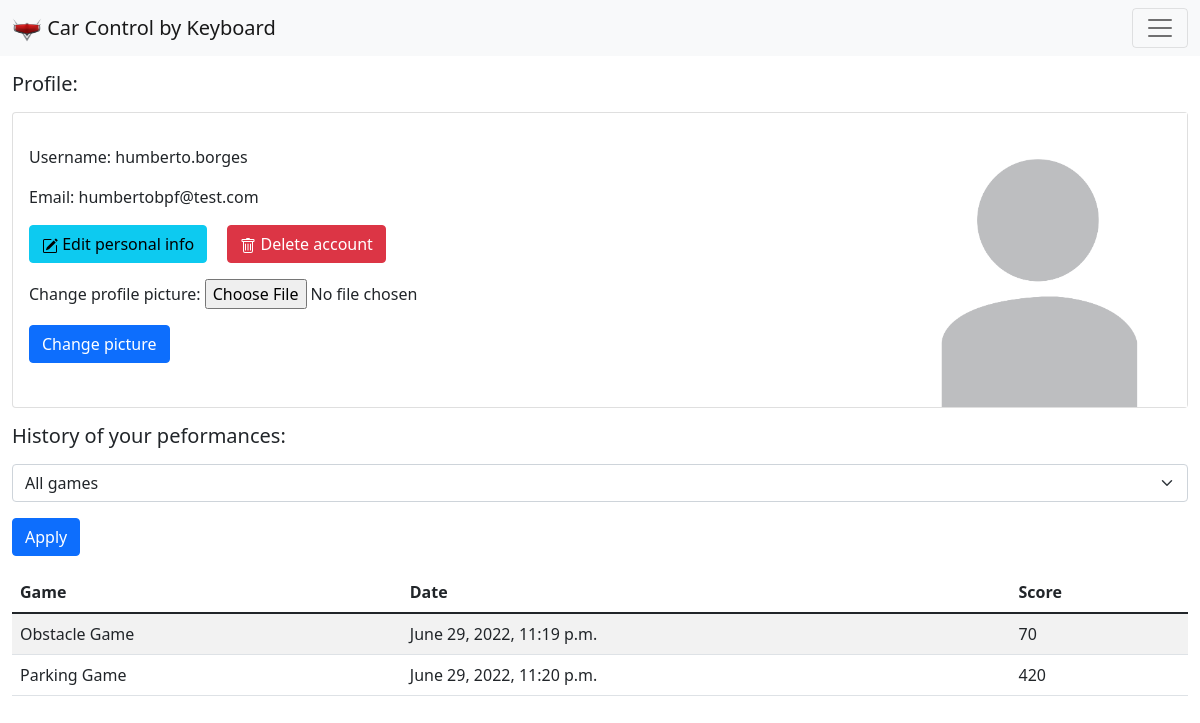
The page /account/profile (signed in) on the database as committed earlier.
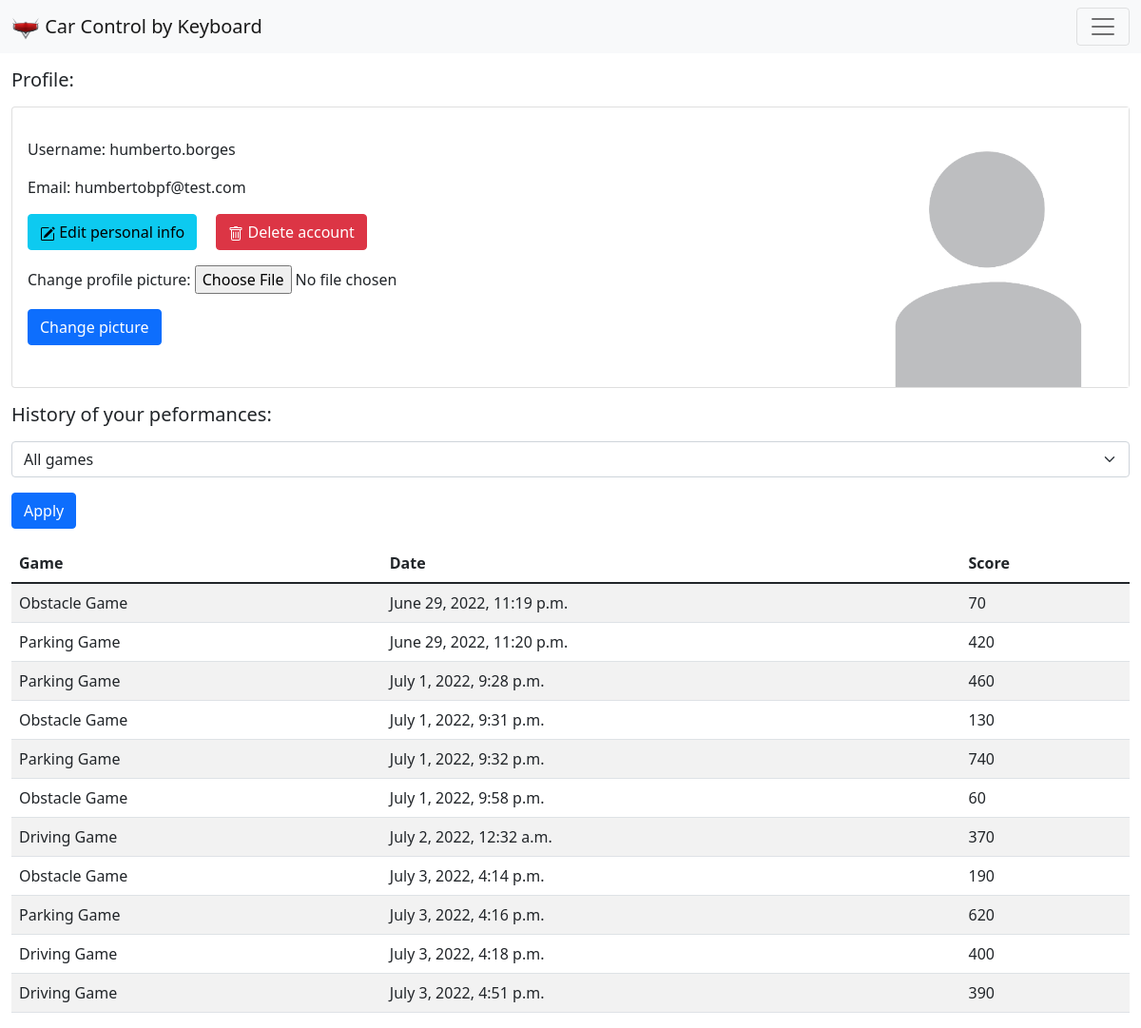
The same page on the database as committed later.
### carcontrollerserver/models.py (models this page shows)
class Score(models.Model):
    user = models.ForeignKey(User, on_delete=models.CASCADE)
    game = models.ForeignKey(Game, on_delete=models.CASCADE)
    score = models.IntegerField()
    date = models.DateTimeField(default=datetime.now, blank=True, null=True)

class Game(models.Model):
    game_tag = models.CharField(max_length=30, unique=True, null=False, blank=False)
    game_name = models.CharField(max_length=30, null=False, blank=False)
    def __str__(self):
        return self.game_name

### carcontrollerserver/views/account.py (the view)
# urls.py: path('account/profile', account.profile, name='profile'),
def profile(request):
    if request.method == "GET" and request.user.is_authenticated:
        if contains_parameters(request.GET, "game") and request.GET.get('game') != "all_games":
            game = get_object_or_404(Game, game_tag = request.GET.get('game'))
            scores = Score.objects.filter(game=game, user=request.user)
        else:
            game = None
            scores = Score.objects.filter(user=request.user)
        games = Game.objects.all()
        app_user = get_object_or_404(AppUser, user=request.user)
        form_picture = FormPicture()
        return render(request, 'profile.html', {
                                                'scores': scores,
                                                'games': games,
                                                'selected_game': game,
                                                'app_user': app_user,
                                                'form_picture': form_picture
                                            })
    return redirect('login-form')

### application/forms.py
class FormPicture(forms.Form):
    picture = forms.ImageField(label='Change profile picture', required=False)

### application/utils.py (called while the page is built)
def contains_parameters(request, *parameters):
    for parameter in parameters:
        if request.get(parameter) is None:
            return False
    return True

### application/templates/profile.html (shortened to what this page needs)
{% extends 'base.html' %}
{% load static %}
{% block content %}
<section class="container-fluid">
    <h5 class="mb-3">Profile:</h5>
    <div class="card mb-3">
        <div class="row g-0">
            <div class="col-12 col-md-7 col-lg-9 mt-3">
                <div class="card-body">
                    <p>Username: {{user.username}}</p>
                    <p>Email: {{user.email}}</p>
                    <a class="btn btn-info" href="{% url 'update-account-form' %}" role="button">
                         Edit personal info</a>
                    <a class="btn btn-danger ms-3" role="button" data-bs-toggle="modal" data-bs-target="#exampleModal">
                         Delete account</a>
                    <form class="mt-3" action="{% url 'change-picture' %}" method="POST" enctype="multipart/form-data">
                        {{form_picture.as_p}}
                        <button type="submit" class="btn btn-primary">Change picture</button>
                    </form>
                </div>
            </div>
            <div class="col-12 col-md-5 col-lg-3">
                {% if app_user.picture %}
                    <img src="{{app_user.picture.url}}" class="img-fluid rounded-start" alt="...">
                {% else %}
                    <img src="{% static 'profile.jpg' %}" class="img-fluid rounded-start" alt="...">
                {% endif %}
            </div>
        </div>
      </div>
    <h5 class="my-3">History of your peformances:</h5>
    <form action="{% url 'profile' %}" method="GET">
        <select class="form-select mb-3" name="game">
            {% if game %}
                <option value="all_games" selected>All games</option>
            {% else %}
                <option value="all_games">All games</option>
            {% endif %}
        </select>
        <button type="submit" class="btn btn-primary mb-3">Apply</button>
    </form>
    <table class="table table-striped">
        <thead>
            <tr>
                <th scope="col">Game</th>
                <th scope="col">Date</th>
                <th scope="col">Score</th>
            </tr>
        </thead>
        <tbody>
            {% for score in scores %}
                <tr>
                    <td>{{score.game}}</td>
                    <td>{{score.date}}</td>
                    <td>{{score.score}}</td>
                </tr>
            {% endfor %}
        </tbody>
    </table>
</section>
{% endblock %}

### application/templates/base.html (shortened to what this page needs)
{% load static %}
<!DOCTYPE html>
<html lang="en">
<head>
    <link href="https://cdn.jsdelivr.net/npm/bootstrap@5.1.3/dist/css/bootstrap.min.css" rel="stylesheet">
</head>
<body>
    <header class="mb-3">
        <nav class="navbar navbar-light bg-light">
            <div class="container-fluid">
                <a class="navbar-brand" href="{% url 'dashboard' %}">
                    <img src="{% static 'logo.png' %}" alt="" width="30" height="24">
                    Car Control by Keyboard
                </a>
              <button class="navbar-toggler" type="button" data-bs-toggle="offcanvas" data-bs-target="#offcanvasNavbar" aria-controls="offcanvasNavbar">
                <span class="navbar-toggler-icon"></span>
              </button>
            </div>
          </nav>
    </header>
{% block content %}{% endblock %}
</body>
</html>

Rows that differ between the two databases and show on the page:
added Score: game "Parking Game", date "July 1, 2022, 9:28 p.m.", score "460"
added Score: game "Obstacle Game", date "July 1, 2022, 9:31 p.m.", score "130"
added Score: game "Parking Game", date "July 1, 2022, 9:32 p.m.", score "740"
added Score: game "Obstacle Game", date "July 1, 2022, 9:58 p.m.", score "60"
added Score: game "Driving Game", date "July 2, 2022, 12:32 a.m.", score "370"
added Score: game "Obstacle Game", date "July 3, 2022, 4:14 p.m.", score "190"
added Score: game "Parking Game", date "July 3, 2022, 4:16 p.m.", score "620"
added Score: game "Driving Game", date "July 3, 2022, 4:18 p.m.", score "400"
added Score: game "Driving Game", date "July 3, 2022, 4:51 p.m.", score "390"
